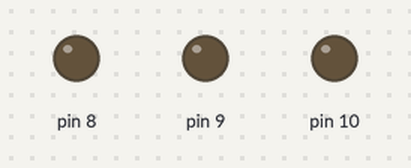
Bench run of a sketch on a simulated Arduino Uno, built with avr-gcc and run on an emulated ATmega328P. On the bench: output pins drawn as LEDs (lit = HIGH).

Above: at 0.5 s.
At 1.5 s:
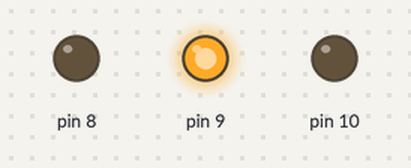
At 3.5 s:
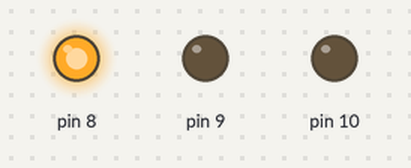
At 5.5 s:
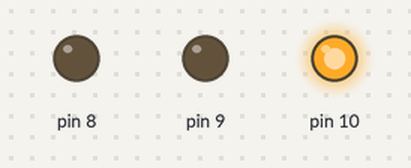
Timing chart, 0 to 6.9 s (numbered marks = the images above):
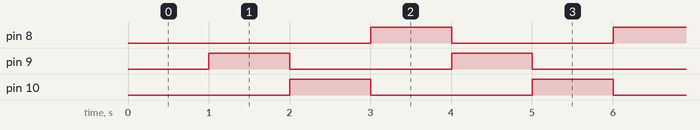

The sketch:

step4.ino
```cpp
long dernierTemps = 0;
long periode = 1000;
int ledOn = 0;

void setup() {
  pinMode(8, OUTPUT);
  pinMode(9, OUTPUT);
  pinMode(10, OUTPUT);
}

void loop() {
  unsigned long maintenant = millis();

  if(maintenant - dernierTemps > periode) {

    dernierTemps = maintenant;

    ledOn = (ledOn+1) % 3;

    digitalWrite(8,  0==ledOn);
    digitalWrite(9,  1==ledOn);
    digitalWrite(10, 2==ledOn);
  }
}
```

Measured:
- by itself, pin 8–10: alternates HIGH for 1.0 s and LOW for 2.0 s
- by itself, everything shown: repeats every 3.0 s, in 3 steps
